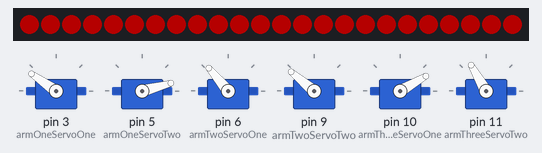
Bench run of a sketch on a simulated Arduino Uno, built with avr-gcc and run on an emulated ATmega328P. On the bench: 6 × servo, 24 RGB LEDs in strip order, left to right. Dim RGB values are drawn brighter than linear.

Above: at 0.1 s.
At 1.88 s:
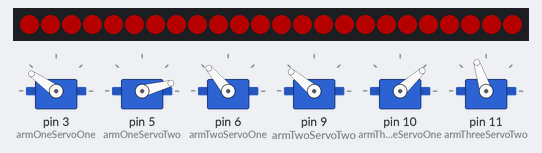
At 3.3 s:
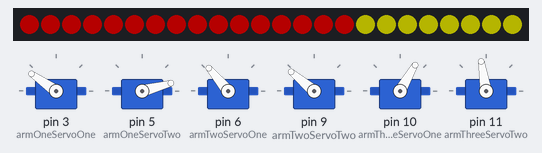
At 6.5 s:
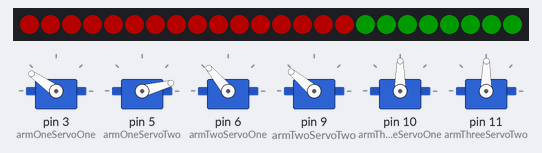
Timing chart, 0 to 8.0 s (numbered marks = the images above):
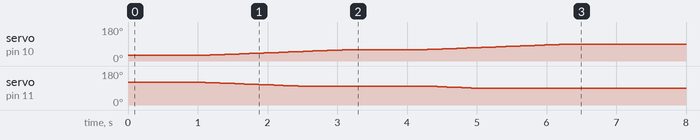

Measured:
- by itself, servo on pin 10 (armThreeServoOne): moves from 30° to 90° over 5.2 s

The sketch:

treeControl.ino
```cpp
#include <Servo.h>
#include <FastLED.h>

#define LED_PIN  2
#define NUM_LEDS    24
#define BRIGHTNESS  64
#define LED_TYPE    WS2811
#define COLOR_ORDER GRB
#define UPDATES_PER_SECOND 100

CRGB leds[NUM_LEDS];

Servo armOneServoOne;
Servo armOneServoTwo;
Servo armTwoServoOne;
Servo armTwoServoTwo;
Servo armThreeServoOne;
Servo armThreeServoTwo;

// Current state at each arm
int armState[] = {2,2,2};     // The state of each arm - 0 is excellent, 1 is good, 2 is bad

// The angle each servo should be at for a given state
// Arm positions: [arms 1-3][states 1-3][servos 1-0]
int armPositions[][3][2] = {
                          {{60,90},{90,50},{145,15}},
                          {{60,70},{90,100},{130,140}},
                          {{90,90},{60,100},{30,120}}};

void setup() {

  Serial.begin(9600);
  // Servo Setup
  armOneServoOne.attach(3);
  armOneServoTwo.attach(5);
  armTwoServoOne.attach(6);
  armTwoServoTwo.attach(9);
  armThreeServoOne.attach(10);
  armThreeServoTwo.attach(11);

  // Setup initial tree state
  armOneServoOne.write(armPositions[0][2][0]);
  armOneServoTwo.write(armPositions[0][2][1]);
  armTwoServoOne.write(armPositions[1][2][0]);
  armTwoServoTwo.write(armPositions[1][2][1]);
  armThreeServoOne.write(armPositions[2][2][0]);
  armThreeServoTwo.write(armPositions[2][2][1]);


  // LED setup
  FastLED.addLeds<LED_TYPE, LED_PIN, COLOR_ORDER>(leds, NUM_LEDS).setCorrection( TypicalLEDStrip );
  FastLED.setBrightness(BRIGHTNESS);
  FastLED.clear();
  //Sets each led to white
  setLEDState(2,1);
  setLEDState(2,2);
  setLEDState(2,3);
}


void loop() {
  delay(1000);
  growArm(3);
}
```

ArmControls.ino
```cpp
/*-----------------------------------------------------------------------------------
 * Shifts identified arm down one state
 * Adjusts arm angle according to state
 */
void wiltArm(int arm)
{
  if (armState[arm-1] < 2)
  {
    bool continueMoving = true;
    int previousState = armState[arm-1];

    // updates arm state to new state
    armState[arm-1]++;

    int servoOnePosition = armPositions[arm-1][previousState][0];// Initial servo one position
    int servoTwoPosition = armPositions[arm-1][previousState][1]; // Initial servo two position

    int servoOneEndPosition = armPositions[arm-1][armState[arm-1]][0]; // End position for servo one
    int servoTwoEndPosition = armPositions[arm-1][armState[arm-1]][1]; // End position for servo two

    // Change the angle of the branches
    // Note: loop controls are within the block
    for(;continueMoving;)
    {
      switch(arm)
      {
        case(1):
          armOneServoOne.write(servoOnePosition);
          armOneServoTwo.write(servoTwoPosition);
          break;
        case(2):
          armTwoServoOne.write(servoOnePosition);
          armTwoServoTwo.write(servoTwoPosition);
          break;
        case(3):
          armThreeServoOne.write(servoOnePosition);
          armThreeServoTwo.write(servoTwoPosition);
          break;
        default:
          break;
      }
      delay(70);

      // Loop control handling - ensures that one servo does not force the other to continue past its bounds
      // Because each servo was hooked up differently its bounds must be handled differently
      if (arm == 1)
      {

        // Loop Control: Ensures that one servo does not force other to continue past its bounds
         if(servoOnePosition <= servoOneEndPosition)
          {
            servoOnePosition++;
          }
          if(servoTwoPosition >= servoTwoEndPosition)
          {
            servoTwoPosition--;
          }

        if(!(servoOnePosition <= servoOneEndPosition) && !(servoTwoPosition >= servoTwoEndPosition))
        {
          continueMoving = false;
        }

      }

      if(arm ==2)
      {
        // Loop Control: Ensures that one servo does not force other to continue past its bounds
         if(servoOnePosition <= servoOneEndPosition)
          {
            servoOnePosition++;
          }
          if(servoTwoPosition <= servoTwoEndPosition)
          {
            servoTwoPosition++;
          }

        if(!(servoOnePosition <= servoOneEndPosition) && !(servoTwoPosition <= servoTwoEndPosition))
        {

          continueMoving = false;
        }
      }


      if(arm ==3)
      {
          // Loop Control: Ensures that one servo does not force other to continue past its bounds
           if(servoOnePosition >= servoOneEndPosition)
            {
              servoOnePosition--;
            }
            if(servoTwoPosition <= servoTwoEndPosition)
            {
              servoTwoPosition++;
            }

          if(!(servoOnePosition >= servoOneEndPosition) && !(servoTwoPosition <= servoTwoEndPosition))
          {

            continueMoving = false;
          }
        }
    }

    setLEDState(armState[arm-1],arm);

  }
}


/*-----------------------------------------------------------------------------------
 * Grow arm accepts an arm number and shifts it up one state
 * Adjusts arm angle according to state
 */
void growArm(int arm) {
  if (armState[arm-1] > 0)
  {
    bool continueMoving = true;
    int previousState = armState[arm-1];

    // updates arm state to new state
    armState[arm-1]--;

    int servoOnePosition = armPositions[arm-1][previousState][0]; // Initial servo one position
    int servoTwoPosition = armPositions[arm-1][previousState][1]; // Initial servo two position

    int servoOneEndPosition = armPositions[arm-1][armState[arm-1]][0]; // End position for servo one
    int servoTwoEndPosition = armPositions[arm-1][armState[arm-1]][1]; // End position for servo two

    // Change the angle of the branches
    for(;continueMoving;)
    {
      switch(arm)
      {
        case(1):
          armOneServoOne.write(servoOnePosition);
          armOneServoTwo.write(servoTwoPosition);
          break;
        case(2):
          armTwoServoOne.write(servoOnePosition);
          armTwoServoTwo.write(servoTwoPosition);
          break;
        case(3):
          armThreeServoOne.write(servoOnePosition);
          armThreeServoTwo.write(servoTwoPosition);
          break;
        default:
          break;
      }
      delay(70);

      // Loop control handling - ensures that one servo does not force the other to continue past its bounds
      // Because each servo was hooked up differently its bound must be handled differently
      if (arm == 1)
      {

        // Loop Control: Ensures that one servo does not force other to continue past its bounds
         if(servoOnePosition >= servoOneEndPosition)
          {
            servoOnePosition--;
          }
          if(servoTwoPosition <= servoTwoEndPosition)
          {
            servoTwoPosition++;
          }

        if(!(servoOnePosition >= servoOneEndPosition) && !(servoTwoPosition <= servoTwoEndPosition))
        {
          continueMoving = false;
        }

      }

      if(arm ==2)
      {
        // Loop Control: Ensures that one servo does not force other to continue past its bounds
         if(servoOnePosition >= servoOneEndPosition)
          {
            servoOnePosition--;
          }
          if(servoTwoPosition >= servoTwoEndPosition)
          {
            servoTwoPosition--;
          }

        if(!(servoOnePosition >= servoOneEndPosition) && !(servoTwoPosition >= servoTwoEndPosition))
        {

          continueMoving = false;
        }
      }

      if(arm ==3)
      {
          // Loop Control: Ensures that one servo does not force other to continue past its bounds
           if(servoOnePosition <= servoOneEndPosition)
            {
              servoOnePosition++;
            }
            if(servoTwoPosition >= servoTwoEndPosition)
            {
              servoTwoPosition--;
            }

          if(!(servoOnePosition <= servoOneEndPosition) && !(servoTwoPosition >= servoTwoEndPosition))
          {

            continueMoving = false;
          }
        }
    }

    setLEDState(armState[arm-1],arm);
  }
}
```

LEDControls.ino
```cpp
/*------------------------------------------------------------
 * Sets the LED color for the arm depending on the state
 * Each arm has 8 leds
 * Arm 1 has LEDs 1-8
 * Arm 2 has LEDs 9-16
 * Arm 3 has LEDs 17-24
 */
void setLEDState(int state, int arm)
{

  int r, g, b;
  int offset = 8*(arm-1);   // Sets which arms LEDs should be changed

    switch(state)
    {
      case (0):
        r = 0;
        g = 102;
        b = 0;
        break;
     case (1):
        r = 255;
        g = 255;
        b = 0;
        break;
     case (2):
        r = 255;
        g = 0;
        b = 0;
        break;
      default:
        r = 255;
        g = 255;
        b = 255;
        break;
    }

    leds[0 + offset].setRGB(r,g,b);
    leds[1 + offset].setRGB(r,g,b);
    leds[2 + offset].setRGB(r,g,b);
    leds[3 + offset].setRGB(r,g,b);
    leds[4 + offset].setRGB(r,g,b);
    leds[5 + offset].setRGB(r,g,b);
    leds[6 + offset].setRGB(r,g,b);
    leds[7 + offset].setRGB(r,g,b);

    FastLED.show();
    FastLED.delay(1000 / UPDATES_PER_SECOND);
}
```
